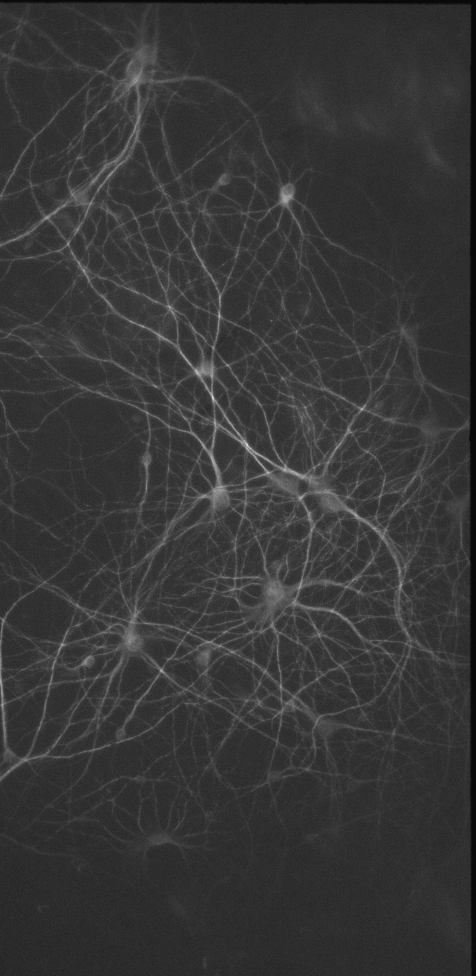
%> input picture result/left/1.tif, 951 x 1951 px (shown at 1/2 size)
$ octave image_registration_n_splitting.m   (GNU Octave 9; MATLAB toolbox functions it lacks are replaced by stand-ins)
%> lines starting %> are read from the running program, lines starting %| are printed output that depends on the picture
%% image registering and splitting
% Using different methods to realize image registration
%
% Original image contains 2 subimages which supposed to be the same.
% The task is to register the 2 subimages and split them to 2 directories
%
% Author: Zhang Zhihong
% Date: 20190907
% Modified: zzh_20190912
%
% Copyright ? 2019 Zhang zhihong
% Reference:
%           https://blog.csdn.net/qq_35860352/article/details/81121535
%           https://blog.csdn.net/jidushanzhu/article/details/78041939
%


%% initialize
clc
clear


%% parameter and path
DO_REGISTER = 1;    % do registering
DO_SPLIT = 1;   % do splitting
ROI = [55 45 950 1950];    % splitting ROI， [xmin ymin width hight]
METHOD = 'point-pairs';	%'correlation', 'point-pairs'
INPUT_FILE_TYPE = '.tif';
OUTPUT_FILE_TYPE = '.tif';
% INPUT_FILE_TYPE = '.png';
% OUTPUT_FILE_TYPE = '.png';
SPLIT_TEST_FLAG =  1;

register_reference_img = './test/1.tif';    % image for registering

registerParasPath = './tform/';    % transformation matrix's saving path
load_registerParas = 'registration_tform_20190912_built-in.mat';     % transformation matrix to be saved or loaded
save_registerParas = ['registration-tform_', date, '_', METHOD];     % transformation matrix to be saved or loaded

original_path = './test/';   % original images path
left_path = './result/left/';  % saving path for splitting result
right_path = './result/right/';

%% image registering
if DO_REGISTER == 1
    original_pic = imread(register_reference_img);
%> original_pic is the input picture: size 1951x951 uint16; min 60, max 1250, mean 317.7
    width = size(original_pic,2);
%> width = 951

    I1 = original_pic(:,1:round(width/2),:);    % left, fixed reference image
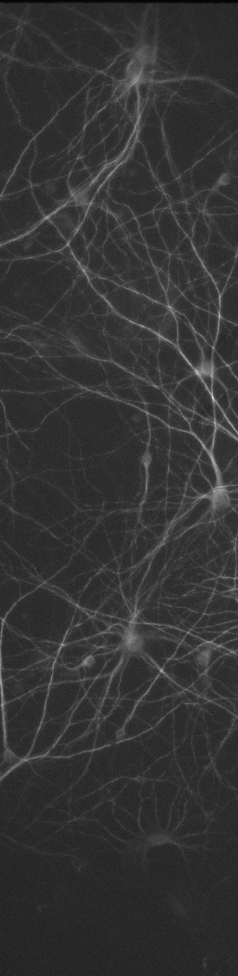
%> I1: size 1951x476 uint16 (shown at 1/2 size); min 82, max 1250, mean 323.1; drawn with min black and max white
    I2 = original_pic(:,round(width/2)+1:width,:); % right, unregistered image
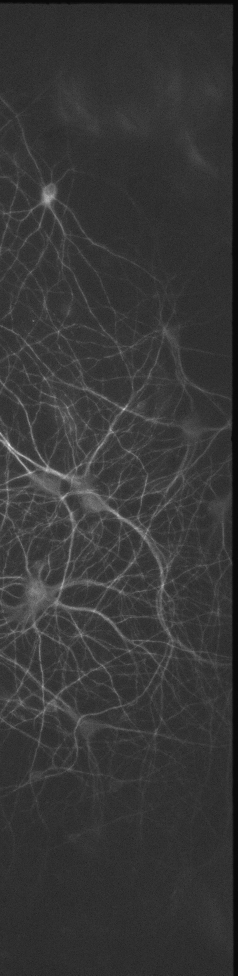
%> I2: size 1951x475 uint16 (shown at 1/2 size); min 60, max 1216, mean 312.3; drawn with min black and max white

    if ndims(original_pic)==2    % gray or rgb
        fixed = rescale(I1);  % reference image (fixed image)
        moving = rescale(I2);   % moving image (unregistered image)
    elseif ndims(original_pic)==3
        fixed = rescale(rgb2gray(I1));
        moving = rescale(rgb2gray(I2));
    end

    if strcmp(METHOD, 'correlation')
        % using built-in registration functions with default parameter
        % If the spatial scaling of your images differs by more than 10%, resize them with imresize before registering them.

        [optimizer, metric] = imregconfig('multimodal');	% registration parameter

        % change the following parameters to get better performance
        % minimize the step to get better result ,for 'multimodal' (time increase)
        optimizer.InitialRadius = optimizer.InitialRadius/3.5;
        % increase iterations to get better result (default 100) (time increase)
        optimizer.MaximumIterations = 300;

        % registered = imregister(moving, fixed, 'affine', optimizer, metric);  %directly get registered output

        rough_tform = imregtform(moving,fixed,'affine',optimizer,metric);

        % fine tune
        tform = imregtform(moving,fixed,'affine',optimizer,metric,'InitialTransformation',rough_tform);

        save([registerParasPath save_registerParas], 'tform'); % save tform matrix

        Rref = imref2d(size(fixed));
        registered = imwarp(moving,tform, 'OutputView',Rref);	% image transform

        % show registering result
        figure
        imshowpair(fixed, registered, 'falsecolor');
        title('Registration based on correlation method.')

    elseif strcmp(METHOD, 'point-pairs')
        % using selected point pairs to calculating transformation matrix
        % and do registration

        % clear existing selection points
        clear fixedPoints movingPoints % clear old existed pairs

        % choose points pairs, remember to export to worksapce!
%> (the run ends here)

$ run again, with result/left/2.tif copied over result/left/1.tif
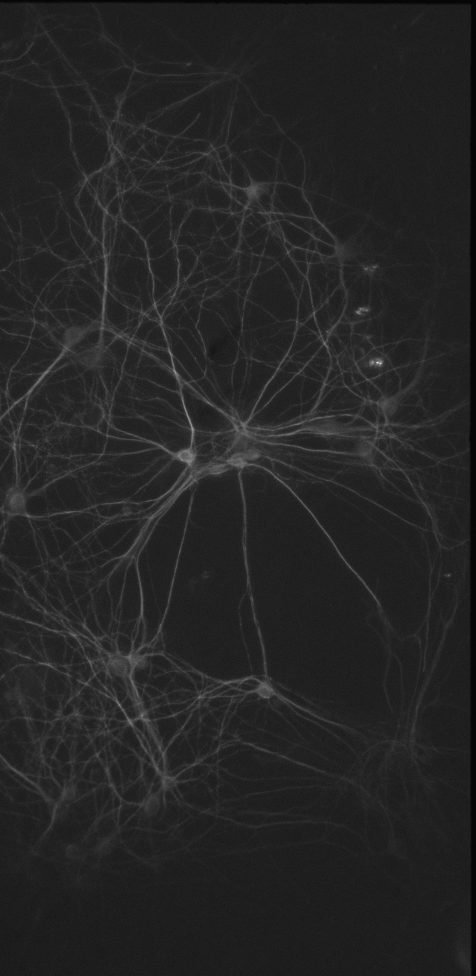
%> input picture result/left/2.tif, 951 x 1951 px (shown at 1/2 size)
%> original_pic is the input picture: size 1951x951 uint16; min 54, max 1953, mean 329.9
%> `I1 = original_pic(:,1:round(width/2),:);`:
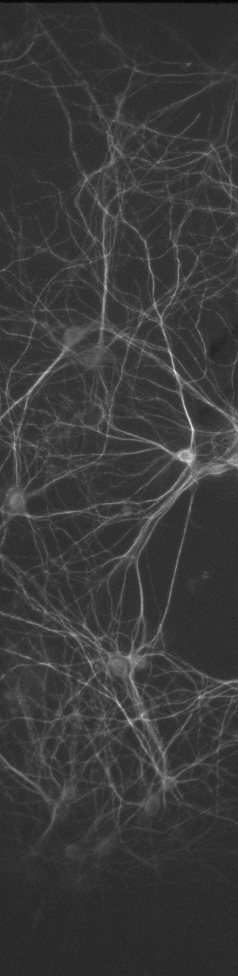
%> I1: size 1951x476 uint16 (shown at 1/2 size); min 65, max 1290, mean 347; drawn with min black and max white
%> `I2 = original_pic(:,round(width/2)+1:width,:);`:
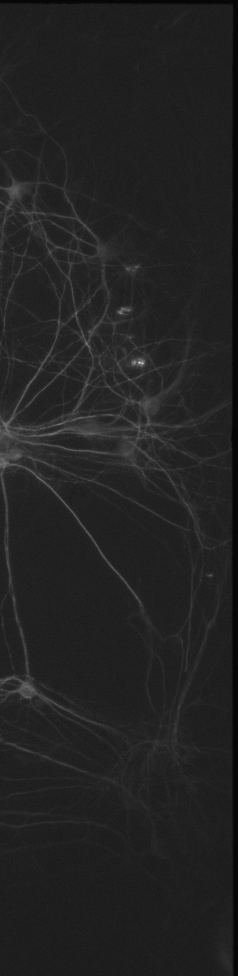
%> I2: size 1951x475 uint16 (shown at 1/2 size); min 54, max 1953, mean 312.8; drawn with min black and max white
